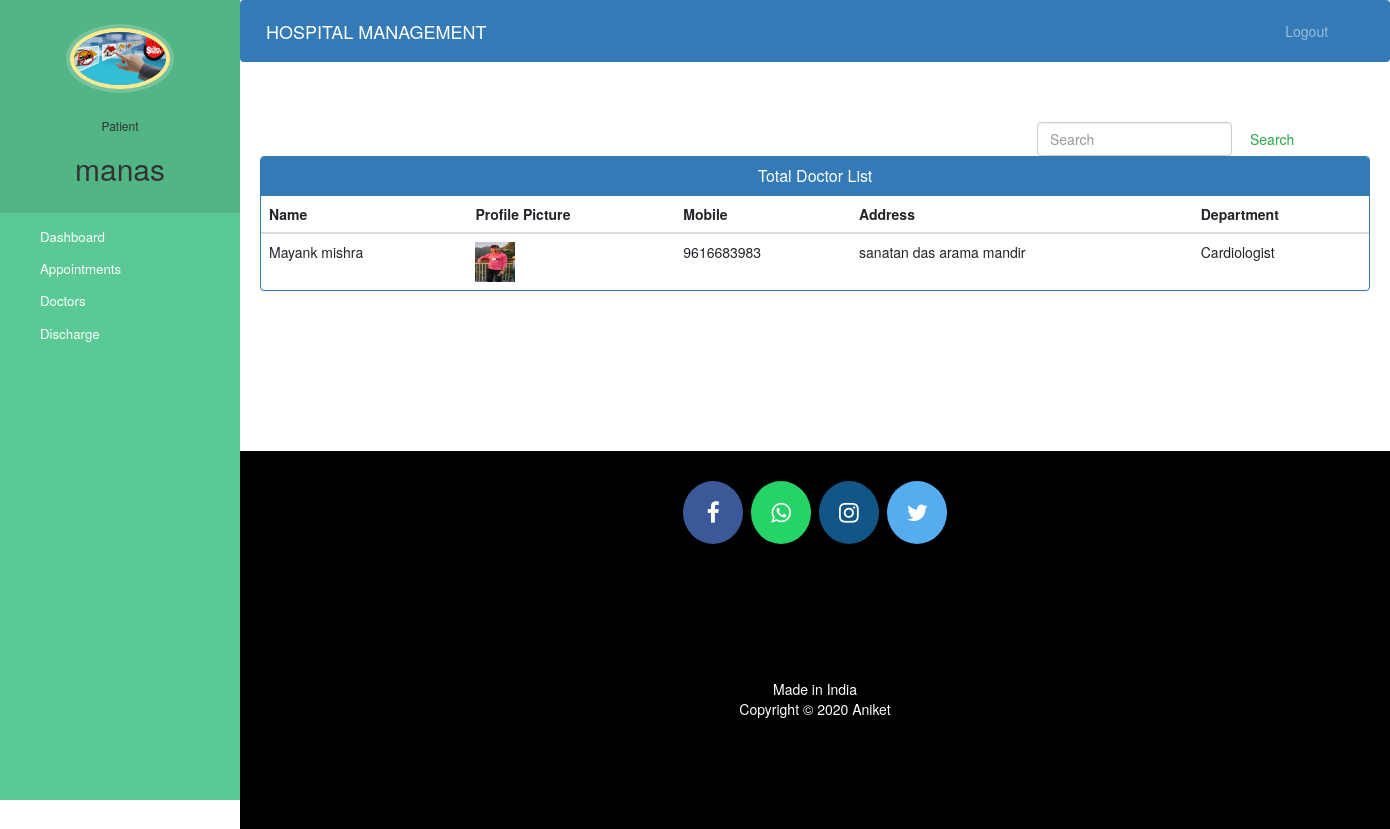
Screenshot of /patient-view-doctor (signed in) with the database file from the repository.
### hospital/models.py (models this page shows, shortened)
class Patient(models.Model):
    user=models.OneToOneField(User,on_delete=models.CASCADE)
    profile_pic= models.ImageField(upload_to='profile_pic/PatientProfilePic/',null=True,blank=True)
    address = models.CharField(max_length=40)
    mobile = models.CharField(max_length=20,null=False)
    symptoms = models.CharField(max_length=100,null=False)
    assignedDoctorId = models.PositiveIntegerField(null=True)
    admitDate=models.DateField(auto_now=True)
    status=models.BooleanField(default=False)

class Doctor(models.Model):
    user=models.OneToOneField(User,on_delete=models.CASCADE)
    profile_pic= models.ImageField(upload_to='profile_pic/DoctorProfilePic/',null=True,blank=True)
    address = models.CharField(max_length=40)
    mobile = models.CharField(max_length=20,null=True)
    department= models.CharField(max_length=50,choices=departments,default='Cardiologist')
    status=models.BooleanField(default=False)
    @property
    def get_name(self):
        return self.user.first_name+" "+self.user.last_name

### hospital/views.py (the view)
# urls.py: path('patient-view-doctor', views.patient_view_doctor_view,name='patient-view-doctor'),
def patient_view_doctor_view(request):
    doctors=models.Doctor.objects.all().filter(status=True)
    patient=models.Patient.objects.get(user_id=request.user.id) #for profile picture of patient in sidebar
    return render(request,'hospital/patient_view_doctor.html',{'patient':patient,'doctors':doctors})

### templates/hospital/patient_view_doctor.html (shortened to what this page needs)
{% extends 'hospital/patient_base.html' %}
{% block content %}
{% load static %}
<head>
  <link href="//netdna.bootstrapcdn.com/bootstrap/3.0.0/css/bootstrap.min.css" rel="stylesheet" id="bootstrap-css">
</head>
<div class="container">
    <form  action="/searchdoctor" method="get" style="margin-left:70%;" class="form-inline my-2 my-lg-0">
      <input class="form-control mr-sm-2" type="search" placeholder="Search" name="query" id="query" aria-label="Search">
      <button class="btn btn-outline-success my-2 my-sm-0" type="submit">Search</button>
    </form>
  {% if doctors %}
  <div class="panel panel-primary">
    <div class="panel-heading">
      <h6 class="panel-title"> Total Doctor List</h6>
    </div>
    <table class="table table-hover" id="dev-table">
        <thead>
          <tr>
            <th>Name</th>
            <th>Profile Picture</th>
            <th>Mobile</th>
            <th>Address</th>
            <th>Department</th>
          </tr>
        </thead>
        {% for d in doctors %}
        <tr>
          <td> {{d.get_name}}</td>
          <td> <img src="{% static d.profile_pic.url %}" alt="Profile Pic" height="40px" width="40px" /></td>
          <td>{{d.mobile}}</td>
          <td>{{d.address}}</td>
          <td>{{d.department}}</td>
        </tr>
        {% endfor %}
      </table>
  </div>
  {%else%}
  <br><br><br>
  <h4 style="text-align: center;color: red;">No Doctor Found !!!</h4>
  {% endif %}
</div>
{% endblock content %}

### templates/hospital/patient_base.html (shortened to what this page needs)
<!DOCTYPE html>
{% load static %}
<html lang="en">
<head>
  <link rel="stylesheet" href="https://stackpath.bootstrapcdn.com/bootstrap/4.3.1/css/bootstrap.min.css">
  <link rel="stylesheet" href="https://maxcdn.bootstrapcdn.com/font-awesome/4.7.0/css/font-awesome.min.css">
</head>
<body>
  <nav class="menu" tabindex="0">
    <header class="avatar">
      <img src="{% static patient.profile_pic.url %}" alt="Profile Pic" />
      <br><br>
      <h6>Patient</h6>
      <h2>{{request.user.first_name}}</h2>
    </header>
    <ul>
      <li tabindex="0" class="icon-dashboard"> <a style="color:white; text-decoration:none;" href="/patient-dashboard"><span>Dashboard</span></a> </li>
      <li tabindex="0" class="icon-calendar"> <a style="color:white; text-decoration:none;" href="/patient-appointment"><span>Appointments</span></a></li>
      <li tabindex="0" class="icon-users"> <a style="color:white; text-decoration:none;" href="/patient-view-doctor"><span>Doctors</span></a></li>
      <li tabindex="0" class="icon-users"> <a style="color:white; text-decoration:none;" href="/patient-discharge"><span>Discharge</span></a></li>
    </ul>
  </nav>
  <main>
    <div class="bs-example">
      <nav class="navbar navbar-expand-md  navbar-dark fixed-top" style="background:#337AB7;">
        <a href="/patient-dashboard" class="navbar-brand">HOSPITAL MANAGEMENT</a>
        <div class="collapse navbar-collapse justify-content-between" id="navbarCollapse">
          <div class="navbar-nav" style=" margin-left: 90%;">
            <a href="/logout" class="nav-item nav-link">Logout</a>
          </div>
        </div>
      </nav>
    </div>
    <br><br>
    {% block content %}
    {% endblock content %}
    <br><br><br><br><br><br><br>
    <footer>
      <p>
        <a id="ftr" href="https://facebook.com/sumit.luv/" class="fa fa-facebook"></a>
        <a id="ftr" href="https://api.whatsapp.com/send?phone=919572181024&text=Hello%20Sumit.%0d%0aHow%20are%20you%20%3f%0d%0aI%20came%20from%20your%20website.&source=&data=#" class="fa fa-whatsapp"></a>
        <a id="ftr" href="https://instagram.com/sumit.luv" class="fa fa-instagram"></a>
        <a id="ftr" href="https://twitter.com/sumitkumar1503" class="fa fa-twitter"></a>
      </p>
      <br>
      <div class="container">
        <div class="row">
          <div class="col-md-12 col-sm-12">
            <div style="color:#ffffff;" class="wow fadeInUp footer-copyright">
              <p>Made in India <br>
                Copyright &copy; 2020 Aniket </p>
            </div>
          </div>
        </div>
      </div>
    </footer>
  </main>
</body>
</html>

### templates/hospital/patient_base.html (style rules this page uses)
a:link { text-decoration: none; }
a { color: white; }
footer { padding: 0px 0px 0px 0px; background-color: black; margin: 0px; }
#ftr { padding: 20px; }
.fa { font-size: 23px; width: 60px; text-align: center; text-decoration: none; margin: 5px 2px; border-radius: 50%; }
.fa-facebook { background: #3B5998; color: white; margin-top: 30px; }
.fa-whatsapp { background: #25d366; color: white; }
.fa-twitter { background: #55ACEE; color: white; }
.fa-instagram { background: #125688; color: white; }
p { text-align: center; }
body { padding-left: 240px; }
main { position: relative; height: 100vh; }
.menu { background: #5bc995; height: 100vh; width: 240px; position: fixed; top: 0px; left: 0; z-index: 5; outline: none; }
.menu .avatar { background: rgba(0, 0, 0, 0.1); padding: 2em 0.5em; text-align: center; }
.menu .avatar img { width: 100px; border-radius: 50%; overflow: hidden; border: 4px solid #ffea92; box-shadow: 0 0 0 4px rgba(255, 255, 255, 0.2); }
.menu .avatar h2 { font-weight: normal; margin-bottom: 0; }
.menu ul { list-style: none; padding: 0.5em 0; margin: 0; }
.menu ul li { padding: 0.5em 1em 0.5em 3em; font-size: 0.95em; font-weight: regular; background-repeat: no-repeat; background-position: left 15px center; background-size: auto 20px; transition: all 0.15s linear; cursor: pointer; }
.menu ul li.icon-dashboard { background-image: url("http://www.entypo.com/images//gauge.svg"); }
.menu ul li.icon-users { background-image: url("http://www.entypo.com/images//users.svg"); }
.menu ul li.icon-calendar { background-image: url("http://www.entypo.com/images//calendar.svg"); }

### templates/hospital/patient_view_doctor.html (style rules this page uses)
a:link { text-decoration: none; }
h6 { text-align: center; }
.row { margin: 100px; }

### rows the page displays
Patient: profile_pic (picture)
Doctor: get_name "Mayank mishra", profile_pic (picture), mobile "9616683983", address "sanatan das arama mandir", department "Cardiologist"

### other values shown
{{ request.user.first_name }} "manas"
